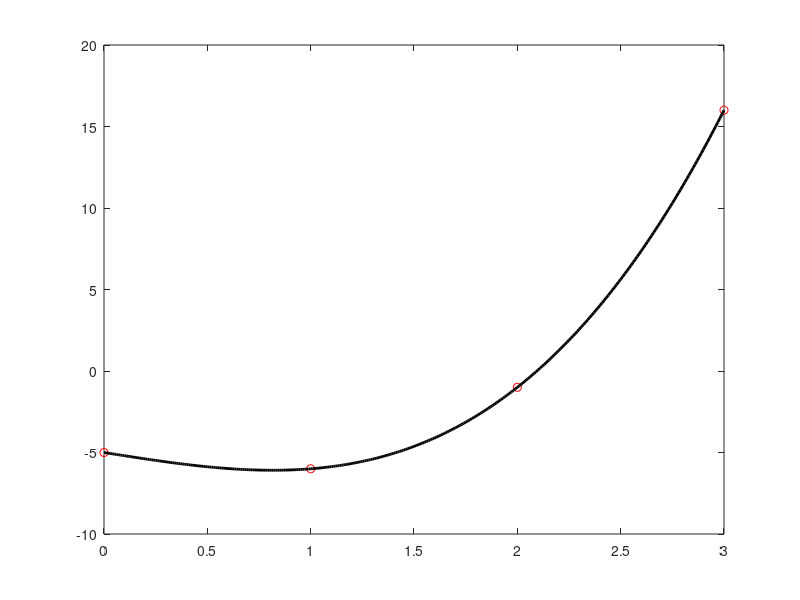

Write the MATLAB code that produced this figure.
clear all
x = 0:3;
y = [-5 -6 -1 16];
V = vander(x)
c = V\y'
epsilon = 0:0.01:3;
interpolation= polyval (c,epsilon);
plot(x,y, 'ro' ,epsilon,interpolation, 'k', 'linewidth',2)